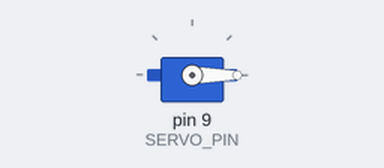
This sketch was run on a simulated Arduino Uno, built with avr-gcc and run on an emulated ATmega328P. Shown: servo.

Above: at 0.05 s.
Timing chart, 0 to 4.6 s (numbered marks = the images above):
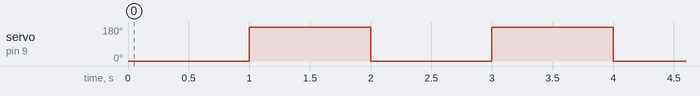

Measured:
- by itself, servo on pin 9 (SERVO_PIN): alternates 180° for 1.0 s and 0° for 1.0 s

The sketch:

FS90.ino
```cpp
#include <Servo.h>

#define SERVO_PIN 9

Servo myServo;

void setup() {
    myServo.attach(SERVO_PIN);
}

void loop() {
    myServo.write(0); // Set 0 deg on servo
    delay(1000); // delay
    myServo.write(180); // Set 180 deg on servo
    delay(1000); // delay
}
```
